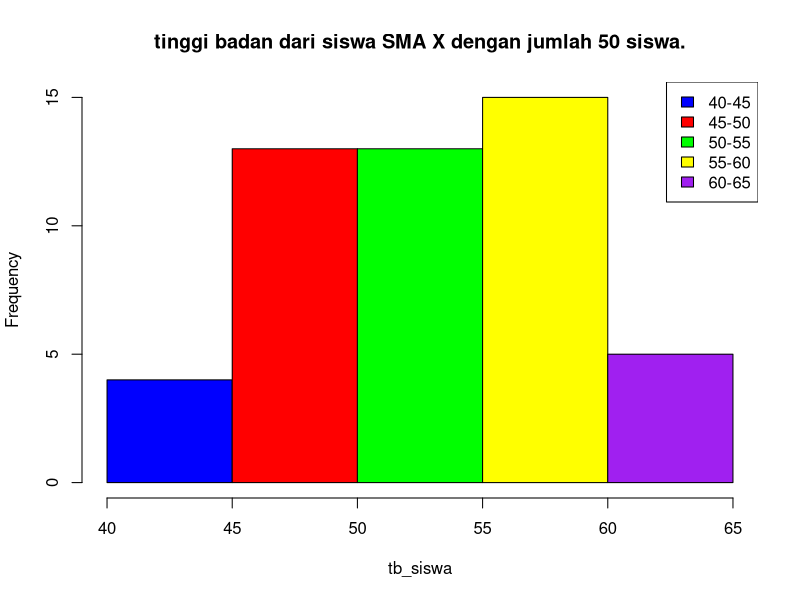

This figure's R source:
#deklarasi variable tinggi badan siswa SMA x
tb_siswa <- c(
  51, 56, 56, 53, 63,
  57, 60, 50, 54, 44,
  57, 45, 62, 47, 45,
  57, 58, 50, 48, 46,
  57, 62, 51, 45, 47,
  57, 46, 55, 60, 49,
  54, 46, 49, 53, 50,
  52, 53, 51, 57, 58,
  56, 50, 60, 50, 55,
  62, 54, 52, 56, 61
)
tb_siswa

#set warna untuk charts nya
colors <- c("blue", "red", "green", "yellow", "purple")
#label categori untuk legenda
label <- c("40-45", "45-50", "50-55", "55-60", "60-65")

#Histogram gerafik
hist(
  tb_siswa,
  main = "tinggi badan dari siswa SMA X dengan jumlah 50 siswa.", #judul
  col = colors,  #color histogram
  xlim = c(40, 65), #range x
  breaks = 5 #mebatasi bar charts
)
#keterangan grafik (legenda)
legend("topright", label,  fill = colors)

#Kode ini bertujuan untuk membuat visualisasi data tinggi badan siswa SMA X dalam bentuk histogram.
#Histogram digunakan untuk menunjukkan distribusi frekuensi data.
#Dengan grafik ini, kita dapat dengan mudah melihat sebaran (distribusi) tinggi badan siswa dan
#mengidentifikasi kelompok tinggi badan mana yang paling banyak (frekuensi tertinggi),
#berdasarkan interval atau bin yang telah ditentukan (misalnya, interval 40-45, 45-50, dst.).
#Ini membuat analisis data menjadi lebih intuitif dan cepat dipahami.